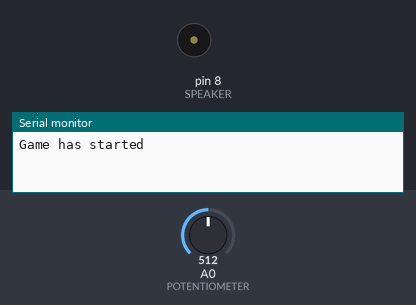
The sketch below on a simulated Arduino Uno, built with avr-gcc and run on an emulated ATmega328P. Parts: buzzer (waves = sounding), the last lines printed to the serial monitor. Inputs (shaded band) come from the test bench; at power-on: A0 (POTENTIOMETER) = 512. Random numbers use the default seed unless the sketch sets one.

Above: at 1.2 s.
1.3 s: A0 (POTENTIOMETER) set to 900
At 2.4 s:
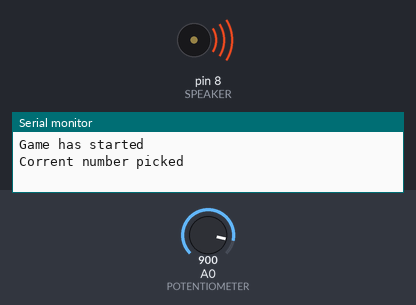
4.2 s: A0 (POTENTIOMETER) set to 529
7.2 s: A0 (POTENTIOMETER) set to 500
At 9.3 s:
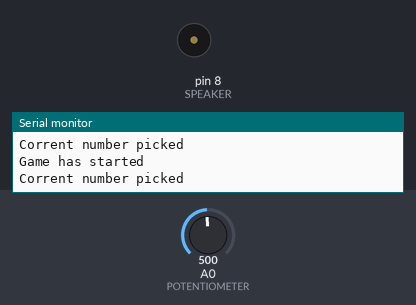
10.1 s: A0 (POTENTIOMETER) set to 716
Timing chart, 0 to 12.6 s (numbered marks = the images above; inputs shaded):
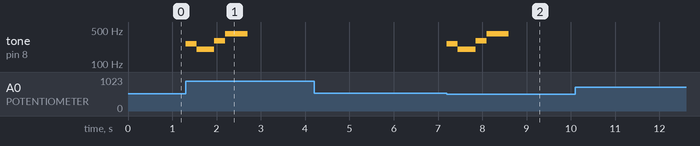

Measured:
- the behaviour switches between 512 and 511 on A0 (POTENTIOMETER) (found by bisection; images 1 and 2)
- after the input at 1.3 s, tone on pin 8 (SPEAKER): plays 262 Hz for 0.25 s, 200 Hz for 0.40 s, 300 Hz for 0.25 s, 420 Hz for 0.50 s, starting at once
- after the input at 7.2 s, tone on pin 8 (SPEAKER): plays 262 Hz for 0.25 s, 200 Hz for 0.40 s, 300 Hz for 0.25 s, 420 Hz for 0.50 s, starting at once

The sketch:

Task_7.ino
```cpp
/*
    Write a program that randomly takes an integer from {0,1,2,3}
    where each randomly taken integer corresponds to an index within
    the array of LED pins {9,10,11,12}: num “0”corresponds to LED pin 9,
    num “1”corresponds to LED pin 10 and so on. You are required to
    generate a specific tune with a single pitch and turn on the right
    LED if the potentiometer is dialled in the correct quadrant that
    corresponds to the randomly taken integer value: num “0” also
    corresponds to a reading between 0% and 25% of the maximum potential,
    um “1” also corresponds to a reading between 25% and 50% of the
    maximum potential, and so on. If your dialling on the potentiometer
    is incorrect, then no LED is lit, and you are required to design a
    tune of your choice consisting of varying pitches and send it out.
    Make sure that every tune only lasts for a few seconds and that the
    outcome of whether you have correctly dialled the potentiometer is
    displayed on the serial monitor. The game will then be paused for 3
    seconds, and a new round will begin.
*/

#define SPEAKER 8        // Connect speaker to pin 8
#define POTENTIOMETER A0 // Connect potentiometer to pin A0

int ledPins[4] = {9, 10, 11, 12}; // Store all the LED pins

void gameLoop() // Game logic and control
{
    int led = random(0, 4); // Generate random number between 0 and 3
    int input;              // Store user input

    while (true) // Repeat for ever
    {
        input = analogRead(POTENTIOMETER); // Read potentiometer value

        // Check whether in which quadrant the potentiometer is in
        if ((input >= 0) and (input <= 0.25 * 1023))
        {
            input = 0;
        }
        else if ((input > 0.25 * 1023) and (input <= 0.5 * 1023))
        {
            input = 1;
        }
        else if ((input > 0.5 * 1023) and (input <= 0.75 * 1023))
        {
            input = 2;
        }
        else
        {
            input = 3;
        }

        if (input == led) // If the value matches the random number
        {
            Serial.println("Corrent number picked"); // Print a message
            digitalWrite(ledPins[led], HIGH);        // Turn on the appropriate LED
            //play song
            tone(SPEAKER, 262, 250);
            delay(250);
            tone(SPEAKER, 200, 400);
            delay(400);
            tone(SPEAKER, 300, 250);
            delay(250);
            tone(SPEAKER, 420, 500);
            delay(1000);
            break; // Stop the game loop
        }
    }
}

void setup()
{
    Serial.begin(9600);            // Initialise serial communication
    pinMode(SPEAKER, OUTPUT);      // Set up speaker pin
    pinMode(POTENTIOMETER, INPUT); // Set up potentiometer pin
}

void loop()
{
    for (int i = 0; i < 4; i++) // Set all the pins to low
    {
        digitalWrite(ledPins[i], LOW);
    }

    Serial.println("Game has started"); // Notify that game has begun
    gameLoop();
    delay(3000); // Wait for the game to finish and restart
}
```
